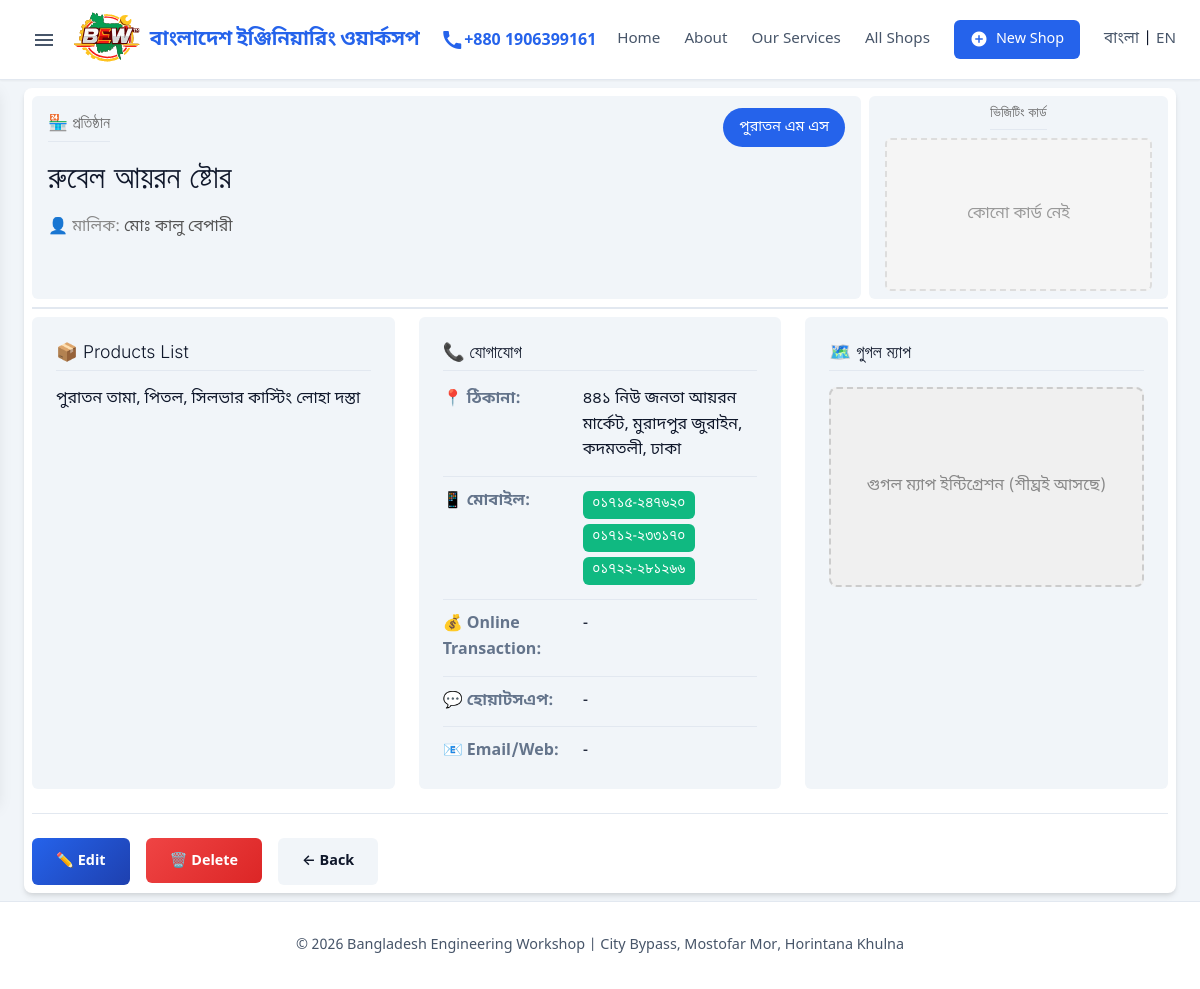
The page /shop/3 on the database its author committed.
### database.py (models this page shows)
class Category(db.Model):
    __tablename__ = 'categories'
    id = db.Column(db.Integer, primary_key=True)
    name = db.Column(db.String(10000), nullable=False)
    name_english = db.Column(db.String(10000))
    shops = db.relationship('Shop', backref='category', lazy=True)
    def to_dict(self):
        return {
            'id': self.id,
            'name': self.name,
            'name_english': self.name_english
        }

class Shop(db.Model):
    __tablename__ = 'shops'
    id = db.Column(db.Integer, primary_key=True)
    category_id = db.Column(db.Integer, db.ForeignKey('categories.id'))
    serial_no = db.Column(db.String(5000))
    name = db.Column(db.String(20000))
    proprietor = db.Column(db.String(10000))
    address = db.Column(db.Text)
    mobile = db.Column(db.String(10000))
    transaction_status = db.Column(db.String(10000))
    whatsapp = db.Column(db.String(5000))
    email_web = db.Column(db.String(10000))
    products = db.Column(db.Text)
    visiting_card = db.Column(db.String(5000))
    created_at = db.Column(db.DateTime, default=datetime.datetime.now)
    updated_at = db.Column(db.DateTime, default=datetime.datetime.now, onupdate=datetime.datetime.now)
    def to_dict(self):
        return {
            'id': self.id,
            'category_id': self.category_id,
            'category_name': self.category.name if self.category else '',
            'category_name_english': self.category.name_english if self.category else '',
            'serial_no': self.serial_no,
            'name': self.name,
            'proprietor': self.proprietor,
            'address': self.address,
            'mobile': self.mobile,
            'transaction_status': self.transaction_status,
            'whatsapp': self.whatsapp,
            'email_web': self.email_web,
            'products': self.products,
            'visiting_card': self.visiting_card,
            'created_at': self.created_at.isoformat() if self.created_at else None,
            'updated_at': self.updated_at.isoformat() if self.updated_at else None
        }

### app.py (the view)
@app.route('/shop/<int:shop_id>')
def shop_detail(shop_id):
    shop = db.get_shop_by_id(shop_id)
    if not shop:
        flash('দোকান খুঁজে পাওয়া যায়নি!', 'error')
        return redirect(url_for('index'))
    return render_template('shop_detail.html', shop=shop)

### app.py (called while the page is built, shortened)
def get_locale():
    if 'lang' in session:
        return session['lang']
    return request.accept_languages.best_match(['bn', 'en'])

@app.context_processor
def inject_categories():
    return dict(categories=db.get_all_categories())

@app.template_filter('parse_contact_info')
def parse_contact_info(value):
    if not value:
        return {'type': 'text', 'value': '-'}

### database.py (called while the page is built)
    def get_all_categories(self):
        cats = Category.query.order_by(Category.id).all()
        return [c.to_dict() for c in cats]

    def get_shop_by_id(self, shop_id):
        shop = Shop.query.get(shop_id)
        return shop.to_dict() if shop else None

### templates/shop_detail.html (shortened to what this page needs)
{% extends 'base.html' %}
{% block content %}
<section class="shop-detail">
    <div class="shop-detail-header"
        style="display: flex; justify-content: space-between; align-items: stretch; gap: 0.5rem; flex-wrap: wrap; margin-bottom: 0.5rem;">
        <div class="detail-card"
            style="flex: 1; min-width: 280px; display: flex; flex-direction: column; justify-content: flex-start; padding: 0.75rem 1rem;">
            <div style="display: flex; justify-content: space-between; align-items: center; margin-bottom: 0.5rem;">
                <h3 style="margin: 0; font-size: 16px; color: #666;">🏪 প্রতিষ্ঠান</h3>
                {% if shop.category_name %}
                <a href="{{ url_for('category_shops', category_id=shop.category_id) }}" class="category-badge large">
                    {{ shop.category_name }}
                </a>
                {% endif %}
            </div>
            <h1 style="margin: 0 0 1rem 0; font-size: 2.0rem;">{{ shop.name }}</h1>
            <div style="font-size: 1rem; color: #555;">
                <span style="color: #888;">👤 মালিক:</span> {{ shop.proprietor or 'পাওয়া যায় নাই' }}
            </div>
        </div>
        <div class="detail-card"
            style="flex-shrink: 0; min-width: 280px; display: flex; flex-direction: column; align-items: center; justify-content: flex-start; padding: 0.5rem 1rem;">
            <h3 style="margin: 0 0 0.5rem 0; font-size: 14px; color: #666;">ভিজিটিং কার্ড</h3>
            {% if shop.visiting_card %}
            <img src="/shop_img/{{ shop.visiting_card }}" alt="Visiting Card for {{ shop.name }}"
                style="width: 267px; height: 153px; object-fit: cover; border-radius: 6px; box-shadow: 0 2px 8px rgba(0,0,0,0.1); border: 1px solid #e0e0e0;">
            {% else %}
            <div
                style="width: 267px; height: 153px; background: #f5f5f5; border-radius: 6px; border: 2px dashed #ddd; display: flex; align-items: center; justify-content: center; color: #999;">
                কোনো কার্ড নেই
            </div>
            {% endif %}
        </div>
    </div>
    <div class="shop-detail-body">
        <div class="detail-grid">
            <div class="detail-card">
                <h3>📦 {{ _('Products List') }}</h3>
                <div class="products-content">
                    {{ shop.products or _('No products list available') }}
                </div>
            </div>
            <div class="detail-card">
                <h3>📞 যোগাযোগ</h3>
                <div class="detail-row">
                    <div class="detail-label">📍 ঠিকানা:</div>
                    <div class="detail-value">{{ shop.address or '-' }}</div>
                </div>
                <div class="detail-row">
                    <div class="detail-label">📱 মোবাইল:</div>
                    <div class="detail-value">
                        {% if shop.mobile %}
                        {% for num in shop.mobile.split() %}
                        <a href="tel:{{ num }}" class="phone-link">{{ num }}</a>
                        {% endfor %}
                        {% else %}
                        -
                        {% endif %}
                    </div>
                </div>
                <div class="detail-row">
                    <div class="detail-label">💰 {{ _('Online Transaction') }}:</div>
                    <div class="detail-value">{{ shop.transaction_status or '-' }}</div>
                </div>
                <div class="detail-row">
                    <div class="detail-label">💬 হোয়াটসএপ:</div>
                    <div class="detail-value">
                        {% if shop.whatsapp %}
                        <a href="https://wa.me/{{ shop.whatsapp.replace('-', '').replace(' ', '') }}" target="_blank"
                            class="whatsapp-link">
                            {{ shop.whatsapp }}
                        </a>
                        {% else %}
                        -
                        {% endif %}
                    </div>
                </div>
                <div class="detail-row">
                    <div class="detail-label">📧 {{ _('Email/Web') }}:</div>
                    <div class="detail-value">
                        {% set contact = shop.email_web | parse_contact_info %}
                        {% if contact.type == 'email' %}
                        <a href="mailto:{{ contact.value }}" class="email-link">{{ contact.value }}</a>
                        {% elif contact.type == 'web' %}
                        <a href="{{ contact.value if 'http' in contact.value else 'http://' + contact.value }}"
                            target="_blank" class="web-link">{{ contact.value }}</a>
                        {% else %}
                        {{ contact.value }}
                        {% endif %}
                    </div>
                </div>
            </div>
            <div class="detail-card">
                <h3>🗺️ গুগল ম্যাপ</h3>
                <div
                    style="width: 100%; height: 200px; background: #f0f0f0; border-radius: 8px; border: 2px dashed #ccc; display: flex; align-items: center; justify-content: center; color: #888; font-size: 1rem;">
                    গুগল ম্যাপ ইন্টিগ্রেশন (শীঘ্রই আসছে)
                </div>
            </div>
        </div>
    </div>
    <div class="shop-detail-actions">
        <a href="{{ url_for('edit_shop', shop_id=shop.id) }}" class="btn btn-primary">✏️ {{ _('Edit') }}</a>
        <form action="{{ url_for('delete_shop', shop_id=shop.id) }}" method="POST" class="delete-form"
            onsubmit="return checkDeletePassword();">
            <button type="submit" class="btn btn-danger">🗑️ {{ _('Delete') }}</button>
        </form>
        <a href="{{ url_for('index') }}" class="btn btn-secondary">← {{ _('Back') }}</a>
    </div>
</section>
{% endblock %}

### static/style.css (style rules this page uses)
:root { --primary: #2563eb; --primary-dark: #1e40af; --secondary: #64748b; --success: #10b981; --danger: #ef4444; --surface: #ffffff; --background: #f1f5f9; --text-main: #0f172a; --text-muted: #475569; --border: #e2e8f0; --dark: var(--text-main); --light: var(--background); --text-color: var(--text-main); --shadow-sm: 0 1px 2px 0 rgba(0, 0, 0, 0.05); --shadow: 0 4px 6px -1px rgba(0, 0, 0, 0.1), 0 2px 4px -1px rgba(0, 0, 0, 0.06); --shadow-lg: 0 10px 15px -3px rgba(0, 0, 0, 0.1); --radius: 8px; --radius-sm: 6px; --font-main: 'Noto Sans Bengali', system-ui, -apple-system, sans-serif; --font-inter: 'Inter', sans-serif; --transition: all 0.2s cubic-bezier(0.4, 0, 0.2, 1); }
* { margin: 0; padding: 0; box-sizing: border-box; }
body { font-family: var(--font-main); background-color: var(--background); color: var(--text-main); line-height: 1.6; min-height: 100vh; display: flex; flex-direction: column; }
h1, h2, h3, h4 { font-family: var(--font-inter); font-weight: 300; color: #333333; line-height: 1.2; }
h1 { font-size: 33px; line-height: 44px; margin-bottom: 1.5rem; }
h3 { font-size: 20px; margin-bottom: 1rem; }
.btn { display: inline-block; padding: 0.75rem 1.5rem; border-radius: var(--radius-sm); text-decoration: none; font-weight: 600; font-size: 0.9rem; transition: var(--transition); border: none; cursor: pointer; font-family: inherit; background: var(--primary); color: white; }
.btn-primary { background: linear-gradient(135deg, var(--primary), var(--primary-dark)); }
.btn-secondary { background: var(--light); color: var(--dark); }
.btn-danger { background: linear-gradient(135deg, var(--danger), #dc2626); }
.category-badge { background: var(--primary); color: white; padding: 0.25rem 0.75rem; border-radius: 50px; font-size: 0.75rem; text-decoration: none; white-space: nowrap; }
.category-badge.large { padding: 0.5rem 1rem; font-size: 0.9rem; }
.shop-detail { background: white; border-radius: var(--radius); padding: 0.5rem; margin: 0.5rem 0; box-shadow: var(--shadow); }
.shop-detail-header { display: flex; justify-content: space-between; align-items: center; flex-wrap: wrap; gap: 0.5rem; margin-bottom: 0.5rem; padding-bottom: 0.5rem; border-bottom: 2px solid var(--border); }
.shop-detail-header h1 { font-size: 2rem; color: var(--dark); }
.detail-grid { display: grid; grid-template-columns: repeat(auto-fit, minmax(300px, 1fr)); gap: 1.5rem; }
.detail-card { background: var(--light); border-radius: var(--radius-sm); padding: 1.5rem; }
.detail-card h3 { font-size: 1.1rem; color: var(--dark); margin-bottom: 1rem; padding-bottom: 0.5rem; border-bottom: 1px solid var(--border); }
.detail-row { display: flex; margin-bottom: 0.75rem; border-bottom: 1px solid var(--border); padding-bottom: 0.75rem; }
.detail-row:last-child { border-bottom: none; margin-bottom: 0; padding-bottom: 0; }
.detail-label { width: 140px; font-weight: 600; color: var(--secondary); flex-shrink: 0; }
.detail-value { flex: 1; color: var(--dark); font-weight: 500; }
.phone-link, .email-link, .web-link { display: inline-block; background: var(--success); color: white; padding: 0.2rem 0.6rem; border-radius: var(--radius-sm); text-decoration: none; margin: 0.15rem 0; font-size: 0.85rem; direction: ltr; }
.shop-detail-actions { display: flex; gap: 1rem; margin-top: 1.5rem; padding-top: 1.5rem; border-top: 1px solid var(--border); flex-wrap: wrap; }
.delete-form { display: inline; }

### rows shown on the page
Category: category_name "পুরাতন এম এস"
Shop: name "রুবেল আয়রন ষ্টোর", proprietor "মোঃ কালু বেপারী", products "পুরাতন তামা, পিতল, সিলভার কাস্টিং লোহা দস্তা", address "৪৪১ নিউ জনতা আয়রন মার্কেট, মুরাদপুর জুরাইন, কদমতলী, ঢাকা"

### other values the page prints
{{ num }} "০১৭১৫-২৪৭৬২০" "০১৭১২-২৩৩১৭০" "০১৭২২-২৮১২৬৬"
{{ shop.transaction_status or '-' }} "-"
{{ contact.value }} "-"
